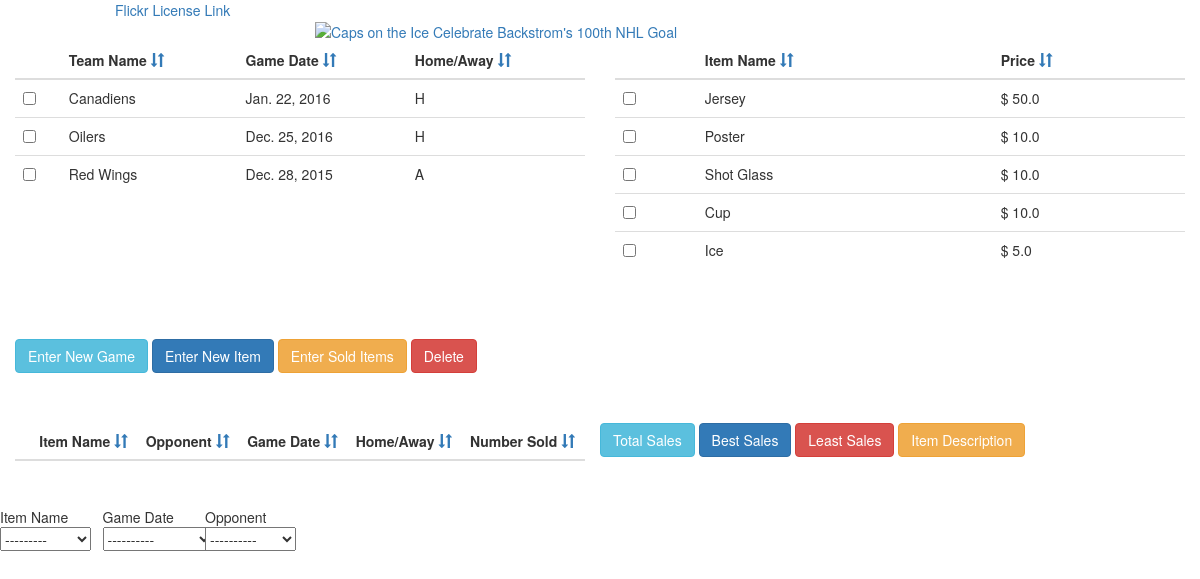
The page / on the database its author committed.
### merchandise/models.py (models this page shows, shortened)
class Game(models.Model):
    opponent = models.TextField()
    date = models.DateField()
    homeVSaway = models.CharField(choices=(('H','Home'),('A','Away')),max_length=1)

class Merchandise(models.Model):
    name = models.TextField()
    price = models.FloatField()

### merchandise/views.py (the view, shortened to what this page needs)
# urls.py: url(r'^$',merch_views.MainPage, name='MainPage'),
def MainPage(request):
    if request.method == "GET":
        game_query_dict = {'T': 'opponent', 't': '-opponent', 'GD': 'date', 'gd': '-date', 'HA': 'homeVSaway', 'ha': '-homeVSaway'}
        merchandise_query_dict = {'IN': 'name', 'in': '-name', 'P': 'price', 'p': '-price'}
        soldItem_query_dict = {'I': 'merch__name', 'i':'-merch__name', 'O': 'game__opponent', 'o': '-game__opponent', 'G': 'game__date',
                               'g': '-game__date', 'H': 'game__homeVSaway', 'h': '-game__homeVSaway', 'N': 'numberSold', 'n': '-numberSold'}
        TORt, GDORgd, HAORha, INORin, PORp, IORi, OORo, GORg, HORh, NORn = 'T', 'GD', 'HA', 'IN', 'P','I', 'O', 'G', 'H', 'N'
        Games = Game.objects.all()
        ItemsForSale = Merchandise.objects.all()
        ItemSold = SoldItem.objects.all()
        Query = request.GET.get("Q")
        return render(request, 'Hockey_webPage.html',{'games': Games, 'items': ItemsForSale,
        'SoldItems': ItemSold, 'form': FilterForm, 'TORt': TORt, 'GDORgd': GDORgd, 'HAORha': HAORha, 'INORin': INORin, 'PORp': PORp,
        'IORi': IORi, 'OORo': OORo, 'GORg': GORg, 'HORh': HORh, 'NORn': NORn})

### merchandise/forms.py (called while the page is built)
    def get_items(self):
        return tuple([('','---------')]+[(name[0], name[0]) for name in Merchandise.objects.values_list('name')])

    def get_dates(self):
        return tuple([('','----------')]+[(date[0], date[0]) for date in Game.objects.values_list('date')])

    def get_opponents(self):
        return tuple([('','----------')]+[(opponent[0], opponent[0]) for opponent in Game.objects.values_list('opponent')])

### merchandise/templates/Hockey_webPage.html (shortened to what this page needs)
<!DOCTYPE html>
<html>
<head lang="en">
    <link rel="stylesheet" href="https://maxcdn.bootstrapcdn.com/bootstrap/3.3.6/css/bootstrap.min.css"
>
</head>
<body>
<div class="col-xs-6 col-xs-offset-1">
<a href="https://creativecommons.org/licenses/by-nc/2.0/legalcode">Flickr License Link
</a>
</div>
<div class="col-xs-6 col-xs-offset-3">
    <a data-flickr-embed="true"
       href="https://www.flickr.com/photos/clydeorama/6605486397/in/photolist-b4GQYv-7ytpRz-bdD5kv-dQxB7Z-5R6dQZ-c1dgpf-4BYW6o-dSXqoW-qasHbn-8WAH4c-qQs7hh-8D51QF-cME1Q3-egQgFk-gng23P-ii7hC2-ii717Y-6dDjkH-br5MaQ-ii7tFB-nZGLeT-9wPUra-jwVuyt-8N2CpR-8WAH4D-qyZXNw-r5HzC1-eYEdjt-8WAH5e-cdoHwu-7m2Zx7-7w2nSm-3Fzkx8-ii7e1d-jGGqDF-rjZ9uk-dpxvKy-8WwLd4-4HDFfs-8Xj9zR-9rnQUY-4o5WyD-9KpWnL-79uZub-kvEWV3-7upunX-i3cAwF-dqHZke-9yhbBZ-9sVoim"
       title="Caps on the Ice Celebrate Backstrom&#x27;s 100th NHL Goal"><img
            src="https://farm8.staticflickr.com/7019/6605486397_b69be5ac24_z.jpg" width="640" height="427"
            alt="Caps on the Ice Celebrate Backstrom&#x27;s 100th NHL Goal">
    </a>
</div>
<div class="container-fluid">
    <div style="margin-bottom:50px;" class="row">
        <div class="col-xs-6">
            <table class="table table-responsive">
                <thead>
                <th>
                </th>
                <th>
                    Team Name   <a href="{% url 'MainPage' %}?Q={{TORt}}"><i class="glyphicon glyphicon-sort">
                </i></a>
                </th>
                <th>
                    Game Date   <a href="{% url 'MainPage' %}?Q={{GDORgd}}"><i class="glyphicon glyphicon-sort">
                </i></a>
                </th>
                <th>
                    Home/Away    <a href="{% url 'MainPage' %}?Q={{HAORha}}"><i class="glyphicon glyphicon-sort">
                </i></a>
                </th>
                </thead>
                <tbody>
                {% for game in games %}
                <tr>
                    <td>
                        <input type="checkbox" name="gid" value="{{game.id}}">
                    </td>
                    <td>
                        {{game.opponent}}
                    </td>
                    <td>
                        {{game.date}}
                    </td>
                    <td>
                        {{game.homeVSaway}}
                    </td>
                </tr>
                {% endfor %}
                </tbody>
            </table>
        </div>
        <div class="col-xs-6">
            <table class="table table-responsive">
                <thead>
                <th></th>
                <th>
                    Item Name    <a href="{% url 'MainPage' %}?Q={{INORin}}"> <i class="glyphicon glyphicon-sort">
                </i></a>
                </th>
                <th>
                    Price      <a href="{% url 'MainPage' %}?Q={{PORp}}"><i class="glyphicon glyphicon-sort">
                </i></a>
                </th>
                </thead>
                <tbody>
                {% for item in items %}
                <tr>
                    <td>
                        <input type="checkbox" name="mid" value="{{item.id}}">
                    </td>
                    <td>
                        {{item.name}}
                    </td>
                    <td>
                        $ {{item.price}}
                    </td>
                </tr>
                {% endfor %}
                </tbody>
            </table>
        </div>
    </div>
    <a class="btn btn-info" href="{% url 'GamePage' %}">
        Enter New Game
    </a>
    <a class="btn btn-primary" href="{% url 'NewItem' %}">
        Enter New Item
    </a>
    <a class="btn btn-warning" href="{% url 'SoldItem' %}">
        Enter Sold Items
    </a>
    <div class="btn btn-danger" id="Delete_Button">
        Delete
    </div>
    <div style="margin-top:50px;" class="row">
        <div class="col-xs-6">
            <table class="table table-responsive">
                <thead>
                <th></th>
                <th>
                    Item Name    <a href="{% url 'MainPage' %}?Q={{IORi}}"><i class="glyphicon glyphicon-sort">
                </i></a>
                </th>
                <th>
                    Opponent     <a href="{% url 'MainPage' %}?Q={{OORo}}"><i class="glyphicon glyphicon-sort">
                </i></a>
                </th>
                <th>
                    Game Date    <a href="{% url 'MainPage' %}?Q={{GORg}}"><i class="glyphicon glyphicon-sort">
                </i></a>
                </th>
                <th>
                    Home/Away    <a href="{% url 'MainPage' %}?Q={{HORh}}"><i class="glyphicon glyphicon-sort">
                </i></a>
                </th>
                <th>
                    Number Sold   <a href="{% url 'MainPage' %}?Q={{NORn}}"><i class="glyphicon glyphicon-sort">
                </i></a>
                </th>
                </thead>
            </table>
        </div>
        <form method="get" action="{{form_action}}">
            <input type="submit" formaction="totalsale" value="Total Sales" class="btn btn-info">
            <input type="submit" formaction="bestsale" value="Best Sales" class="btn btn-primary">
            <input type="submit" formaction="leastsale" value="Least Sales" class="btn btn-danger">
            <a class="btn btn-warning" href="{% url 'ItemDescription' %}">
             Item Description
            </a>
            <div class="row" style="margin-top: 50px">
                <div class="col-xs-1">
                    Item Name
                    {{form.ItemName}}
                </div>
                <div class="col-xs-1">
                    Game Date
                    {{form.GameDate}}
                </div>
                <div class="col-xs-1">
                    Opponent
                    {{form.Opponent}}
                </div>
            </div>
        </form>
    </div>
</div>
</body>
</html>

### rows shown on the page
Game: opponent "Canadiens", date "Jan. 22, 2016", homeVSaway "H"
Game: opponent "Oilers", date "Dec. 25, 2016", homeVSaway "H"
Game: opponent "Red Wings", date "Dec. 28, 2015", homeVSaway "A"
Merchandise: name "Jersey", price "50.0"
Merchandise: name "Poster", price "10.0"
Merchandise: name "Shot Glass", price "10.0"
Merchandise: name "Cup", price "10.0"
Merchandise: name "Ice", price "5.0"
